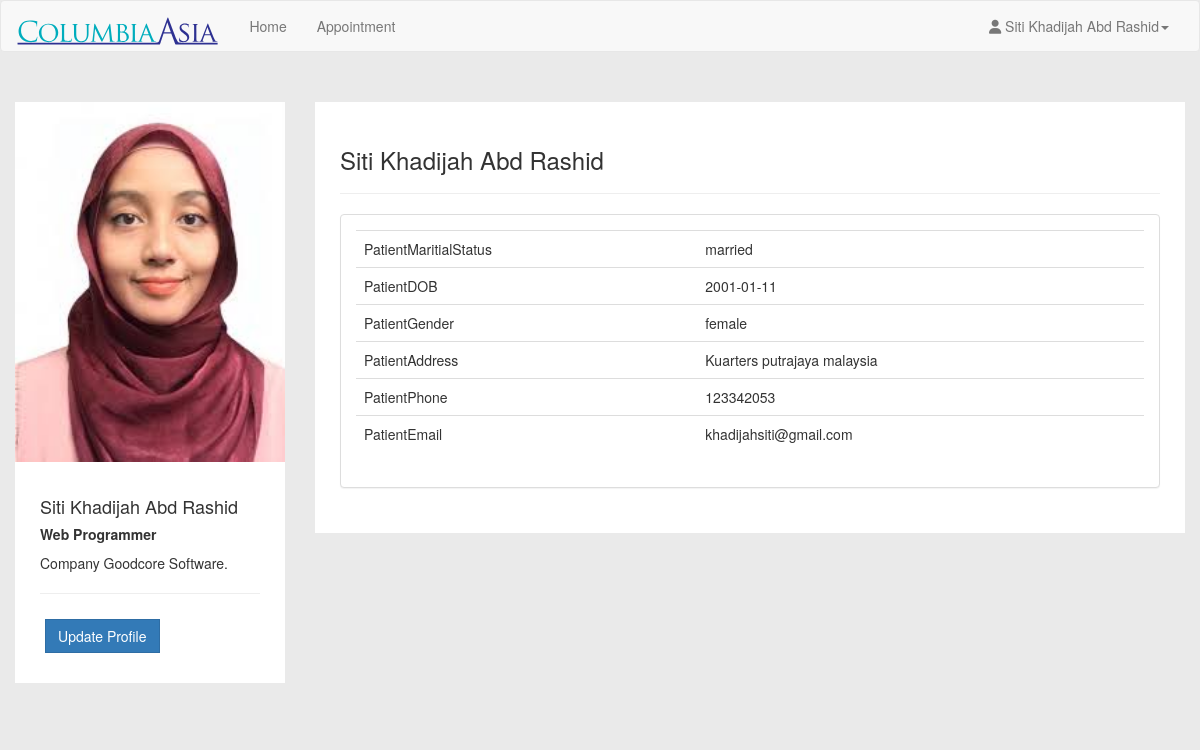
Screenshot of /patient/profile.php (signed in) with the database file from the repository.
### tables this page shows
CREATE TABLE `patient` (
  `icPatient` bigint(12) NOT NULL,
  `password` varchar(20) NOT NULL,
  `patientFirstName` varchar(20) NOT NULL,
  `patientLastName` varchar(20) NOT NULL,
  `patientMaritialStatus` varchar(10) NOT NULL,
  `patientDOB` date NOT NULL,
  `patientGender` varchar(10) NOT NULL,
  `patientAddress` varchar(100) NOT NULL,
  `patientPhone` varchar(15) NOT NULL,
  `patientEmail` varchar(100) NOT NULL
);

### patient/profile.php (the view, shortened to what this page needs)
<?php
include_once '../assets/conn/dbconnect.php';
$res=mysqli_query($con,"SELECT * FROM patient WHERE icPatient=".$_SESSION['patientSession']);
$userRow=mysqli_fetch_array($res,MYSQLI_ASSOC);
?>
<!DOCTYPE html>
<html lang="en">
	<head>
		<link href="assets/css/bootstrap.min.css" rel="stylesheet">
		<link href="assets/css/default/style.css" rel="stylesheet">
		<link href="assets/css/default/blocks.css" rel="stylesheet">
		<link href="assets/css/date/bootstrap-datepicker.css" rel="stylesheet">
		<link href="assets/css/date/bootstrap-datepicker3.css" rel="stylesheet">
		<link rel="stylesheet" href="https://formden.com/static/cdn/bootstrap-iso.css" />
		<link rel="stylesheet" href="https://formden.com/static/cdn/font-awesome/4.4.0/css/font-awesome.min.css" />
	</head>
	<body>
		<nav class="navbar navbar-default " role="navigation">
			<div class="container-fluid">
				<div class="navbar-header">
					<a class="navbar-brand" href="patient.php"><img alt="Brand" src="assets/img/logo6.svg" height="30px"></a>
				</div>
				<div class="collapse navbar-collapse" id="bs-example-navbar-collapse-1">
					<ul class="nav navbar-nav">
						<ul class="nav navbar-nav">
							<li><a href="patient.php">Home</a></li>
							<li><a href="patientapplist.php?patientId=<?php echo $userRow['icPatient']; ?>">Appointment</a></li>
						</ul>
					</ul>
					<ul class="nav navbar-nav navbar-right">
						<li class="dropdown">
							<a href="#" class="dropdown-toggle" data-toggle="dropdown"><i class="fa fa-user"></i> <?php echo $userRow['patientFirstName']; ?> <?php echo $userRow['patientLastName']; ?><b class="caret"></b></a>
						</li>
					</ul>
				</div>
			</div>
		</nav>
		<div class="container">
			<section style="padding-bottom: 50px; padding-top: 50px;">
				<div class="row">
					<div class="row">
						<div class="col-md-3 col-sm-3">
							<div class="user-wrapper">
								<img src="assets/img/dijah.jpg" class="img-responsive" />
								<div class="description">
									<h4><?php echo $userRow['patientFirstName']; ?> <?php echo $userRow['patientLastName']; ?></h4>
									<h5> <strong> Web Programmer </strong></h5>
									<p>
										Company Goodcore Software.
									</p>
									<hr />
									<button type="button" class="btn btn-primary" data-toggle="modal" data-target="#myModal">Update Profile</button>
								</div>
							</div>
						</div>
						<div class="col-md-9 col-sm-9  user-wrapper">
							<div class="description">
								<h3> <?php echo $userRow['patientFirstName']; ?> <?php echo $userRow['patientLastName']; ?> </h3>
								<hr />
								<div class="panel panel-default">
									<div class="panel-body">
										<table class="table table-user-information" align="center">
											<tbody>
												<tr>
													<td>PatientMaritialStatus</td>
													<td><?php echo $userRow['patientMaritialStatus']; ?></td>
												</tr>
												<tr>
													<td>PatientDOB</td>
													<td><?php echo $userRow['patientDOB']; ?></td>
												</tr>
												<tr>
													<td>PatientGender</td>
													<td><?php echo $userRow['patientGender']; ?></td>
												</tr>
												<tr>
													<td>PatientAddress</td>
													<td><?php echo $userRow['patientAddress']; ?>
													</td>
												</tr>
												<tr>
													<td>PatientPhone</td>
													<td><?php echo $userRow['patientPhone']; ?>
													</td>
												</tr>
												<tr>
													<td>PatientEmail</td>
													<td><?php echo $userRow['patientEmail']; ?>
													</td>
												</tr>
											</tbody>
										</table>
									</div>
								</div>
							</div>
						</div>
					</div>
					<div class="col-md-4">
							<br /><br/>
						</div>
					</div>
				</section>
			</div>
		</body>
	</html>

### patient/assets/css/default/style.css (style rules this page uses)
body { background-color: #EAEAEA !important; }
.navbar-default .navbar-brand { color:#fff; font-size:30px; font-weight:bold; }
.navbar { margin-bottom: 0px !important; }
.user-wrapper .btn { border-radius: 0px; -webkit-border-radius: 0px; -moz-border-radius: 0px; margin: 5px; }
.user-wrapper .description { padding: 25px; background-color: #fff; }
.user-wrapper img { width:100%; }

### patient/assets/css/default/blocks.css (style rules this page uses)
*, *:after, *:before { box-sizing: border-box; }

### rows the page displays
patient: patientFirstName "Siti", patientLastName "Khadijah Abd Rashid", patientMaritialStatus "married", patientDOB "2001-01-11", patientGender "female", patientAddress "Kuarters putrajaya malaysia", patientPhone "123342053", patientEmail "khadijahsiti@gmail.com"
